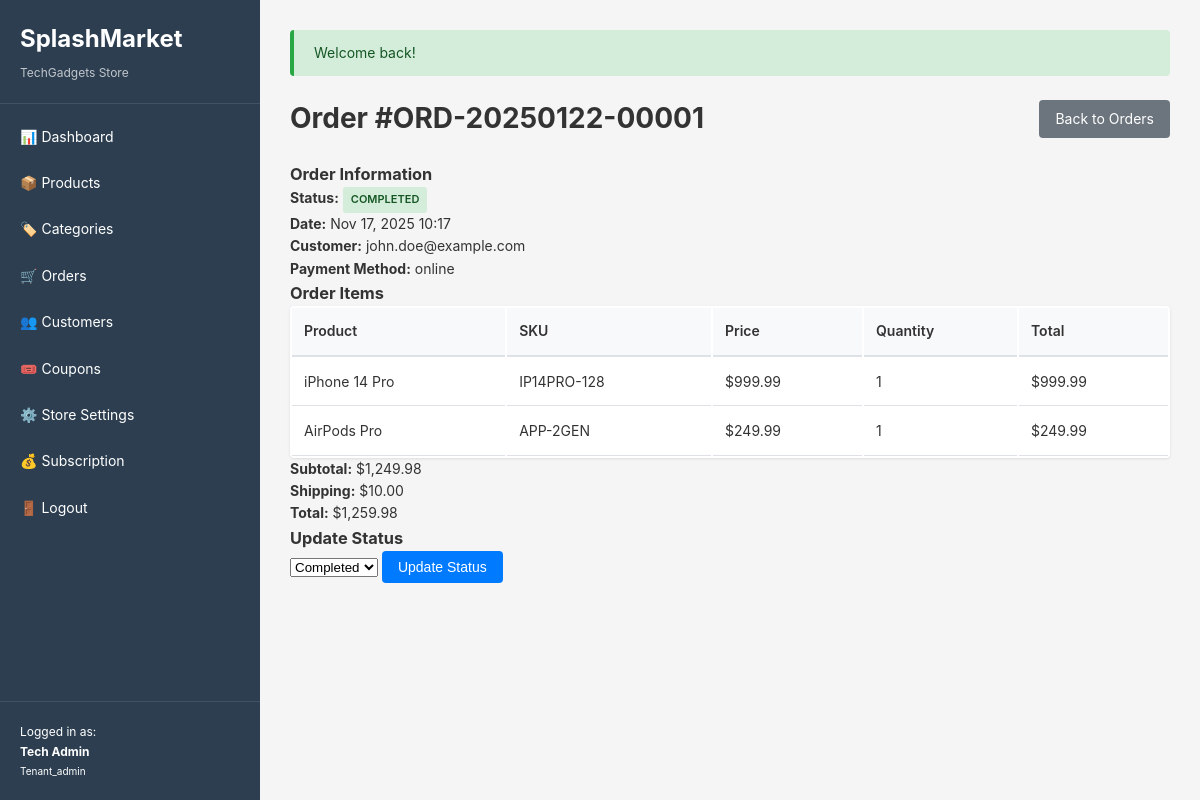
/orders/1 (signed in), run on the app's committed database.
### tables this page shows
CREATE TABLE orders (
    id INT UNSIGNED AUTO_INCREMENT PRIMARY KEY,
    tenant_id INT UNSIGNED NOT NULL,
    customer_id INT UNSIGNED,
    order_number VARCHAR(50) NOT NULL UNIQUE,
    customer_email VARCHAR(255) NOT NULL,
    subtotal DECIMAL(10,2) NOT NULL,
    shipping_cost DECIMAL(10,2) NOT NULL DEFAULT 0.00,
    discount_amount DECIMAL(10,2) NOT NULL DEFAULT 0.00,
    total_amount DECIMAL(10,2) NOT NULL,
    status ENUM('pending', 'confirmed', 'processing', 'shipped', 'completed', 'canceled', 'refunded') NOT NULL DEFAULT 'pending',
    payment_method VARCHAR(50),
    shipping_address TEXT,
    notes TEXT,
    created_at DATETIME NOT NULL,
    updated_at DATETIME,
    FOREIGN KEY (tenant_id) REFERENCES tenants(id) ON DELETE CASCADE,
    FOREIGN KEY (customer_id) REFERENCES customers(id) ON DELETE SET NULL,
    INDEX idx_tenant (tenant_id),
    INDEX idx_customer (customer_id),
    INDEX idx_order_number (order_number),
    INDEX idx_status (status),
    INDEX idx_created (created_at)
);

CREATE TABLE tenants (
    id INT UNSIGNED AUTO_INCREMENT PRIMARY KEY,
    store_name VARCHAR(255) NOT NULL,
    subdomain VARCHAR(100),
    logo VARCHAR(255),
    banner_image VARCHAR(255),
    store_description TEXT,
    contact_email VARCHAR(255),
    contact_phone VARCHAR(50),
    address TEXT,
    city VARCHAR(100),
    state VARCHAR(100),
    country VARCHAR(100),
    postal_code VARCHAR(20),
    currency VARCHAR(10) DEFAULT 'USD',
    theme_color VARCHAR(20),
    meta_title VARCHAR(255),
    meta_description TEXT,
    footer_text TEXT,
    api_key VARCHAR(100) UNIQUE,
    is_active TINYINT(1) NOT NULL DEFAULT 1,
    created_at DATETIME NOT NULL,
    updated_at DATETIME,
    INDEX idx_active (is_active),
    INDEX idx_subdomain (subdomain),
    INDEX idx_api_key (api_key)
);

CREATE TABLE order_items (
    id INT UNSIGNED AUTO_INCREMENT PRIMARY KEY,
    order_id INT UNSIGNED NOT NULL,
    product_id INT UNSIGNED,
    product_name VARCHAR(255) NOT NULL,
    sku VARCHAR(100) NOT NULL,
    price DECIMAL(10,2) NOT NULL,
    quantity INT NOT NULL,
    line_total DECIMAL(10,2) NOT NULL,
    FOREIGN KEY (order_id) REFERENCES orders(id) ON DELETE CASCADE,
    FOREIGN KEY (product_id) REFERENCES products(id) ON DELETE SET NULL,
    INDEX idx_order (order_id),
    INDEX idx_product (product_id)
);

### app/views/orders/view.php (the view, shortened to what the rows shown need)
<div class="page-header">
    <h1>Order #<?php echo e($order['order_number']); ?></h1>
    <a href="/orders" class="btn">Back to Orders</a>
</div>
<div class="order-detail">
    <div class="order-info">
        <h3>Order Information</h3>
        <p><strong>Status:</strong> <?php echo statusBadge($order['status']); ?></p>
        <p><strong>Date:</strong> <?php echo formatDatetime($order['created_at']); ?></p>
        <p><strong>Customer:</strong> <?php echo e($order['customer_email']); ?></p>
        <p><strong>Payment Method:</strong> <?php echo e($order['payment_method']); ?></p>
    </div>
    <div class="order-items">
        <h3>Order Items</h3>
        <table class="data-table">
            <thead>
                <tr>
                    <th>Product</th>
                    <th>SKU</th>
                    <th>Price</th>
                    <th>Quantity</th>
                    <th>Total</th>
                </tr>
            </thead>
            <tbody>
                <?php foreach ($order['items'] as $item): ?>
                <tr>
                    <td><?php echo e($item['product_name']); ?></td>
                    <td><?php echo e($item['sku']); ?></td>
                    <td><?php echo money($item['price']); ?></td>
                    <td><?php echo $item['quantity']; ?></td>
                    <td><?php echo money($item['line_total']); ?></td>
                </tr>
                <?php endforeach; ?>
            </tbody>
        </table>
        <div class="order-totals">
            <p><strong>Subtotal:</strong> <?php echo money($order['subtotal']); ?></p>
            <p><strong>Shipping:</strong> <?php echo money($order['shipping_cost']); ?></p>
            <p class="total"><strong>Total:</strong> <?php echo money($order['total_amount']); ?></p>
        </div>
    </div>
    <div class="order-actions">
        <h3>Update Status</h3>
        <form method="POST" action="/orders/<?php echo $order['id']; ?>/status">
            <select name="status">
                <option value="completed" <?php echo selected($order['status'], 'completed'); ?>>Completed</option>
            </select>
            <button type="submit" class="btn btn-primary">Update Status</button>
        </form>
    </div>
</div>

### app/helpers/functions.php (shortened to what the rows shown need)
<?php
function e($string)
{
    return htmlspecialchars($string, ENT_QUOTES, 'UTF-8');
}
function baseUrl($path = '')
{
    $protocol = isset($_SERVER['HTTPS']) && $_SERVER['HTTPS'] === 'on' ? 'https' : 'http';
    $host = $_SERVER['HTTP_HOST'];
    $basePath = rtrim(dirname($_SERVER['SCRIPT_NAME']), '/');
    return $protocol . '://' . $host . $basePath . '/' . ltrim($path, '/');
}
function asset($path)
{
    return baseUrl('assets/' . ltrim($path, '/'));
}
function money($amount, $currency = 'USD')
{
    $symbols = [
        'USD' => '$',
        'EUR' => '€',
        'GBP' => '£'
    ];
    $symbol = isset($symbols[$currency]) ? $symbols[$currency] : $currency . ' ';
    return $symbol . number_format($amount, 2);
}
function formatDatetime($datetime, $format = 'M d, Y H:i')
{
    return date($format, strtotime($datetime));
}
function statusBadge($status)
{
    $classes = [
        'pending' => 'badge-warning',
        'confirmed' => 'badge-info',
        'processing' => 'badge-primary',
        'shipped' => 'badge-success',
        'completed' => 'badge-success',
        'canceled' => 'badge-danger',
        'refunded' => 'badge-secondary',
        'draft' => 'badge-secondary',
        'published' => 'badge-success',
        'active' => 'badge-success',
        'inactive' => 'badge-secondary',
        'paid' => 'badge-success',
        'failed' => 'badge-danger'
    ];
    $class = isset($classes[$status]) ? $classes[$status] : 'badge-secondary';
    return '<span class="badge ' . $class . '">' . ucfirst($status) . '</span>';
}
function selected($value, $selected)
{
    return $value == $selected ? 'selected' : '';
}

### app/core/Router.php (shortened to what the rows shown need)
<?php
class Router
{
    private $routes = [];
    private function addRoute($method, $pattern, $controller, $name = null)
    {
        $this->routes[] = [
            'method' => $method,
            'pattern' => $pattern,
            'controller' => $controller,
            'name' => $name
        ];
    }
    public function dispatch($uri, $method)
    {
        $uri = strtok($uri, '?');
        $uri = '/' . trim($uri, '/');
        foreach ($this->routes as $route) {
            if ($route['method'] !== $method) {
                continue;
            }
            $pattern = $this->convertPatternToRegex($route['pattern']);
            if (preg_match($pattern, $uri, $matches)) {
                array_shift($matches);
                return $this->callController($route['controller'], $matches);
            }
        }
        exit;
    }
    private function convertPatternToRegex($pattern)
    {
        $pattern = str_replace('/', '\/', $pattern);
        $pattern = preg_replace('/:\w+/', '([^\/]+)', $pattern);
        return '/^' . $pattern . '$/';
    }
    private function callController($controller, $params = [])
    {
        list($controllerName, $method) = explode('@', $controller);
        $controllerInstance = new $controllerClass();
        return call_user_func_array([$controllerInstance, $method], $params);
    }
}

### app/views/layouts/admin.php (shortened to what the rows shown need)
<!DOCTYPE html>
<html lang="en">
<head>
    <link rel="stylesheet" href="<?php echo asset('css/admin.css'); ?>">
</head>
<body>
    <?php if (Auth::check()): ?>
    <div class="admin-layout">
        <aside class="sidebar">
            <div class="sidebar-header">
                <h1>SplashMarket</h1>
                <?php if (!Auth::isPlatformAdmin()): ?>
                    <?php $tenant = (new Tenant())->findById(Auth::tenantId()); ?>
                    <p class="store-name"><?php echo e($tenant['store_name']); ?></p>
                <?php endif; ?>
            </div>
            <nav class="sidebar-nav">
                <?php if (Auth::isPlatformAdmin()): ?>
                    <a href="/platform/dashboard" class="nav-item">
                        <span>📊</span> Dashboard
                    </a>
                    <a href="/platform/tenants" class="nav-item">
                        <span>🏪</span> Tenants
                    </a>
                    <a href="/platform/plans" class="nav-item">
                        <span>💳</span> Plans
                    </a>
                <?php else: ?>
                    <a href="/dashboard" class="nav-item">
                        <span>📊</span> Dashboard
                    </a>
                    <a href="/products" class="nav-item">
                        <span>📦</span> Products
                    </a>
                    <a href="/categories" class="nav-item">
                        <span>🏷️</span> Categories
                    </a>
                    <a href="/orders" class="nav-item">
                        <span>🛒</span> Orders
                    </a>
                    <a href="/customers" class="nav-item">
                        <span>👥</span> Customers
                    </a>
                    <a href="/coupons" class="nav-item">
                        <span>🎟️</span> Coupons
                    </a>
                    <?php if (Auth::isTenantAdmin()): ?>
                    <a href="/store/settings" class="nav-item">
                        <span>⚙️</span> Store Settings
                    </a>
                    <a href="/subscription" class="nav-item">
                        <span>💰</span> Subscription
                    </a>
                    <?php endif; ?>
                <?php endif; ?>
                <a href="/logout" class="nav-item">
                    <span>🚪</span> Logout
                </a>
            </nav>
            <div class="sidebar-footer">
                <p>Logged in as:<br><strong><?php echo e(Auth::user()['name']); ?></strong></p>
                <p><small><?php echo ucfirst(Auth::user()['role']); ?></small></p>
            </div>
        </aside>
        <main class="main-content">
            <?php
            $flashMessages = Session::getAllFlash();
            foreach ($flashMessages as $type => $message):
            ?>
            <div class="alert alert-<?php echo e($type); ?>">
                <?php echo e($message); ?>
            </div>
            <?php endforeach; ?>
            <?php echo $content; ?>
        </main>
    </div>
    <?php else: ?>
        <?php echo $content; ?>
    <?php endif; ?>
</body>
</html>

### data on the page
orders: tenant.store_name "TechGadgets Store", message "Welcome back!", order_number "ORD-20250122-00001", status "COMPLETED", created_at "Nov 17, 2025 10:17", customer_email "john.doe@example.com", payment_method "online", subtotal "$1,249.98", shipping_cost "$10.00", total_amount "$1,259.98"
order_items: product_name "iPhone 14 Pro", sku "IP14PRO-128", price "$999.99", quantity "1", line_total "$999.99"
order_items: product_name "AirPods Pro", sku "APP-2GEN", price "$249.99", quantity "1", line_total "$249.99"
